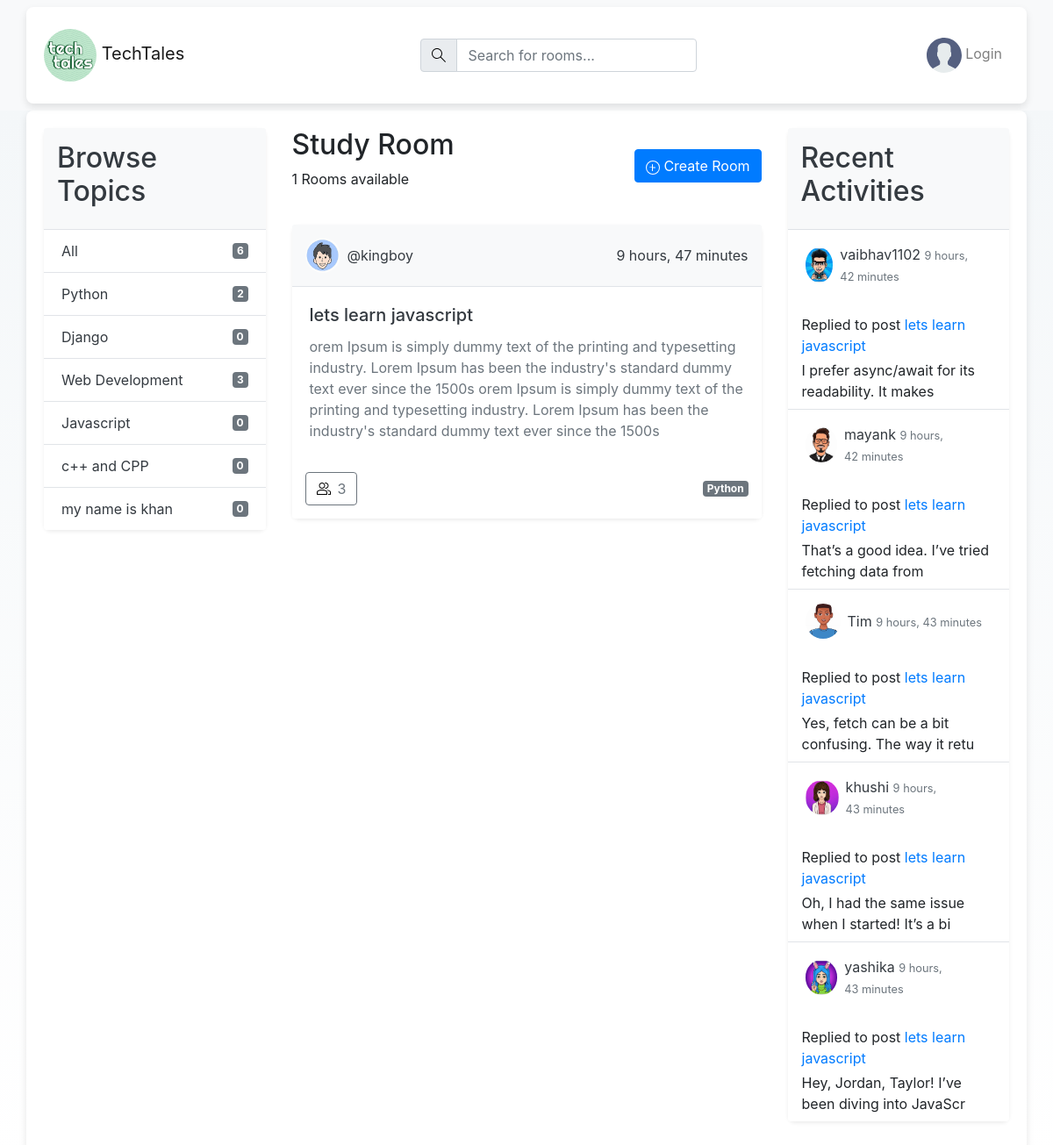
/?q=Javascript, run on the app's committed database.
### base/models.py (models this page shows, shortened)
class Topic(models.Model):
    name=models.CharField(max_length=200)

class Room(models.Model):
    host=models.ForeignKey(User,on_delete=models.SET_NULL,null=True)
    topic=models.ForeignKey(Topic,on_delete=models.SET_NULL,null=True)
    name=models.CharField(max_length=200)
    desc=models.TextField(null=True,blank=True)
    participants=models.ManyToManyField(User,related_name='participants',blank=True)
    modified=models.DateTimeField(auto_now=True)
    created=models.DateTimeField(auto_now_add=True)
    class Meta:
        ordering=['-modified','-created']

class Bio(models.Model):
    user=models.OneToOneField(User,on_delete=models.CASCADE,null=True)
    avatar=models.ImageField(null=True,default='avatar.svg',blank=True)
    bio=models.TextField(null=True,blank=True)

class Message(models.Model):
    user=models.ForeignKey(User,on_delete=models.CASCADE)
    room=models.ForeignKey(Room,on_delete=models.CASCADE)
    body=models.TextField()
    modified=models.DateTimeField(auto_now=True)
    created=models.DateTimeField(auto_now_add=True)
    class Meta:
        ordering=['-modified','-created']
    def __str__(self):
        return self.body[:50]

### base/views.py (the view)
# urls.py: path('',views.home,name='home'),
def home(request):
    q=request.GET.get('q')
    if q==None:
        q=''
    rooms=Room.objects.filter(
        Q(topic__name__icontains=q) |
        Q(name__icontains=q) |
        Q(desc__icontains=q)
        )
    room_messages=Message.objects.filter(room__in=rooms)
    topics=Topic.objects.all()
    context={
        'rooms':rooms,
        'topics':topics,
        'room_count':rooms.count(),
        'room_messages':room_messages,
    }
    return render(request,'base/home.html',context)

### base/templates/base/home.html (shortened to what this page needs)
{% extends 'main.html' %}
{% block content %}
<main class="layout layout--3">
  <div class="container">
    <div class="row">
      <div class="col-md-3">
        {% include 'base/topics_component.html' %}
      </div>
      <div class="col-md-6">
        <div class="roomList">
          <div class="roomList__header d-flex justify-content-between align-items-center mb-4">
            <div>
              <h2>Study Room</h2>
              <p>{{room_count}} Rooms available</p>
            </div>
            <a class="btn btn-primary" href="{% url 'create-room' %}">
              Create Room
            </a>
          </div>
          {% include 'base/feed_component.html' %}
        </div>
      </div>
      <div class="col-md-3">
        {% include 'base/activity_component.html' %}
      </div>
    </div>
  </div>
</main>
{% endblock %}

### base/templates/base/topics_component.html
<div class="topics card mb-4 shadow-sm border-0">
  <div class="card-header bg-light text-dark">
    <h2>Browse Topics</h2>
  </div>
  <ul class="list-group list-group-flush">
    <li class="list-group-item bg-white">
      <a href="{% url 'home' %}" class="d-flex justify-content-between align-items-center text-dark text-decoration-none">
        All <span class="badge badge-secondary">{{topics.count}}</span>
      </a>
    </li>
    {% for topic in topics %}
    <li class="list-group-item bg-white">
      <a href="{% url 'home' %}?q={{topic.name}}" class="d-flex justify-content-between align-items-center text-dark text-decoration-none">
        {{topic.name}} <span class="badge badge-secondary">{{topic.room_set.all.count}}</span>
      </a>
    </li>
    {% endfor %}
  </ul>
</div>

### base/templates/base/feed_component.html (shortened to what this page needs)
{% load static %}
{% for room in rooms %}
<div class="card mb-4 shadow-sm border-0">
  <div class="card-header d-flex justify-content-between align-items-center bg-light text-dark">
    <a href="{% url 'profile' room.host.id %}" class="d-flex align-items-center text-decoration-none text-dark">
      <div class="avatar avatar--small mr-2">
        <img src="{{ room.host.bio.avatar.url }}" alt="" class="img-fluid rounded-circle" style="width: 40px; height: 40px; object-fit: cover;">
      </div>
      <span>@{{room.host.username}}</span>
    </a>
    <span>{{room.modified|timesince}}</span>
  </div>
  <div class="card-body">
    <h5 class="card-title">
      <a href="{% url 'room' room.id %}" class="text-decoration-none text-dark">{{room.name}}</a>
    </h5>
    <p class="card-text text-muted">{{room.desc}}</p>
  </div>
  <div class="card-footer d-flex justify-content-between align-items-center bg-white border-top-0">
    <a href="{% url 'room' room.id %}" class="btn btn-outline-secondary d-flex align-items-center">
      {{room.participants.all.count}}
    </a>
    <span class="badge badge-secondary">{{room.topic.name}}</span>
  </div>
</div>
{% endfor %}

### base/templates/base/activity_component.html (shortened to what this page needs)
<div class="activities card mb-4 shadow-sm border-0">
  <div class="card-header bg-light text-dark border-bottom">
    <h2>Recent Activities</h2>
  </div>
  <div class="list-group list-group-flush">
    {% for message in room_messages %}
    <div class="list-group-item d-flex justify-content-between align-items-start border-0 py-3">
      <a href="{% url 'profile' message.user.id %}" class="d-flex align-items-center text-dark text-decoration-none">
        <div class="avatar mr-2">
          <img src="{{ message.user.bio.avatar.url }}" alt="" class="img-fluid rounded-circle" style="width: 40px; height: 40px; object-fit: cover;">
        </div>
        <div>
          <p class="mb-0">{{ message.user.username }} <small class="text-muted">{{ message.created|timesince }}</small></p>
        </div>
      </a>
    </div>
    <div class="list-group-item px-3 py-2">
      <p class="mt-2 mb-1">Replied to post <a href="{% url 'room' message.room.id %}" class="text-primary">{{ message.room.name }}</a></p>
      <div>{{ message }}</div>
    </div>
    {% endfor %}
  </div>
</div>

### base/templates/base/home.html (style rules this page uses)
.layout { background: linear-gradient(to bottom, #f4f7f9, #ffffff); }
.container { background-color: #ffffff; border-radius: 8px; box-shadow: 0 4px 8px rgba(0, 0, 0, 0.1); padding: 20px; }
.card { background-color: #ffffff; border: 1px solid #e1e4e8; border-radius: 8px; }
.card-header { background-color: #f8f9fa; border-bottom: 1px solid #e1e4e8; padding: 15px; }
.card-footer { background-color: #f8f9fa; border-top: 1px solid #e1e4e8; padding: 15px; }
.list-group-item { background-color: #ffffff; border: 1px solid #e1e4e8; }
.btn-primary { background-color: #007bff; border-color: #007bff; }
.badge-secondary { background-color: #6c757d; }

### data on the page
Topic: name "Python", room_set.all.count "2"
Topic: name "Django", room_set.all.count "0"
Topic: name "Web Development", room_set.all.count "3"
Topic: name "Javascript", room_set.all.count "0"
Topic: name "c++ and CPP", room_set.all.count "0"
Topic: name "my name is khan", room_set.all.count "0"
Room: host.bio.avatar (picture), host.username "kingboy", modified "9 hours, 47 minutes", name "lets learn javascript", desc "orem Ipsum is simply dummy text of the printing and typesetting industry. Lorem Ipsum has been the industry's standard dummy text ever since the 1500s orem Ipsum is simply dummy text of the printing and typesetting industry. Lorem Ipsum has been the industry's standard dummy text ever since the 1500s", participants.all.count "3", topic.name "Python"
Message: user.bio.avatar (picture), user.username "vaibhav1102", created "9 hours, 42 minutes", room.name "lets learn javascript", body "I prefer async/await for its readability. It makes"
Message: user.bio.avatar (picture), user.username "mayank", created "9 hours, 42 minutes", room.name "lets learn javascript", body "That’s a good idea. I’ve tried fetching data from"
Message: user.bio.avatar (picture), user.username "Tim", created "9 hours, 43 minutes", room.name "lets learn javascript", body "Yes, fetch can be a bit confusing. The way it retu"
Message: user.bio.avatar (picture), user.username "khushi", created "9 hours, 43 minutes", room.name "lets learn javascript", body "Oh, I had the same issue when I started! It’s a bi"
Message: user.bio.avatar (picture), user.username "yashika", created "9 hours, 43 minutes", room.name "lets learn javascript", body "Hey, Jordan, Taylor! I’ve been diving into JavaScr"

### other printed values
{{ topics.count }} "6"
{{ room_count }} "1"
